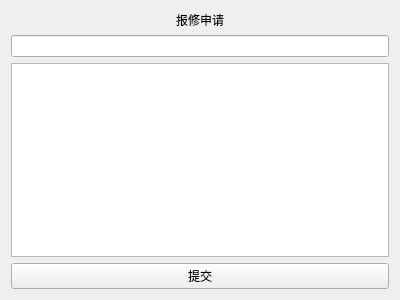
<?xml version="1.0" encoding="UTF-8"?>
<ui version="4.0">
 <class>fixWidget</class>
 <widget class="QWidget" name="fixWidget">
  <property name="geometry">
   <rect>
    <x>0</x>
    <y>0</y>
    <width>400</width>
    <height>300</height>
   </rect>
  </property>
  <property name="windowTitle">
   <string>Form</string>
  </property>
  <layout class="QGridLayout" name="gridLayout">
   <item row="1" column="0">
    <widget class="QLineEdit" name="lineEdit">
     <property name="text">
      <string/>
     </property>
    </widget>
   </item>
   <item row="2" column="0">
    <widget class="QTextEdit" name="textEdit">
     <property name="html">
      <string>&lt;!DOCTYPE HTML PUBLIC &quot;-//W3C//DTD HTML 4.0//EN&quot; &quot;http://www.w3.org/TR/REC-html40/strict.dtd&quot;&gt;
&lt;html&gt;&lt;head&gt;&lt;meta name=&quot;qrichtext&quot; content=&quot;1&quot; /&gt;&lt;style type=&quot;text/css&quot;&gt;
p, li { white-space: pre-wrap; }
&lt;/style&gt;&lt;/head&gt;&lt;body style=&quot; font-family:'SimSun'; font-size:9pt; font-weight:400; font-style:normal;&quot;&gt;
&lt;p style=&quot;-qt-paragraph-type:empty; margin-top:0px; margin-bottom:0px; margin-left:0px; margin-right:0px; -qt-block-indent:0; text-indent:0px;&quot;&gt;&lt;br /&gt;&lt;/p&gt;&lt;/body&gt;&lt;/html&gt;</string>
     </property>
    </widget>
   </item>
   <item row="0" column="0">
    <widget class="QLabel" name="label">
     <property name="styleSheet">
      <string notr="true">font: 12pt &quot;Agency FB&quot;;</string>
     </property>
     <property name="text">
      <string>&lt;html&gt;&lt;head/&gt;&lt;body&gt;&lt;p align=&quot;center&quot;&gt;报修申请&lt;/p&gt;&lt;/body&gt;&lt;/html&gt;</string>
     </property>
    </widget>
   </item>
   <item row="3" column="0">
    <widget class="QPushButton" name="pushButton">
     <property name="text">
      <string>提交</string>
     </property>
    </widget>
   </item>
  </layout>
 </widget>
 <resources/>
 <connections/>
</ui>
